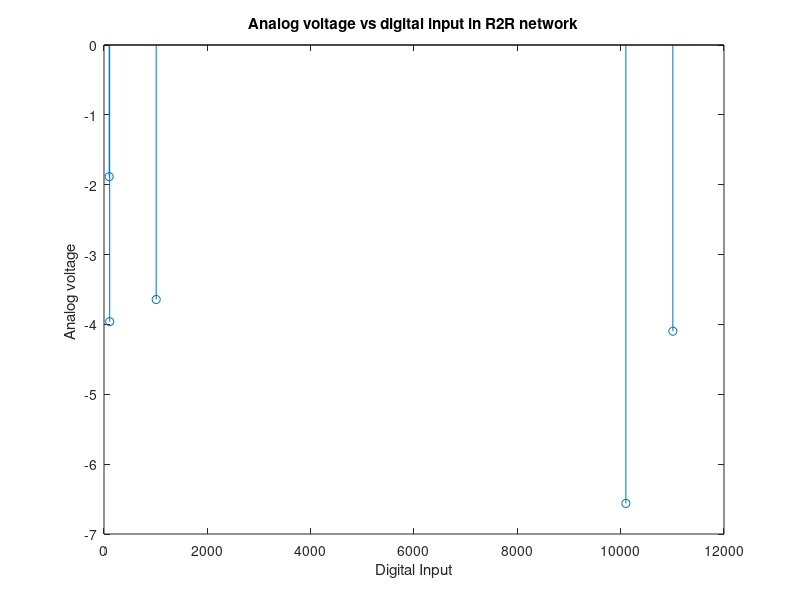

Recreate this plot in MATLAB.
dig = [00100, 00110, 01010, 10101, 11010];
vol = [-1.885, -3.96, -3.643, -6.562, -4.097];
stem(dig,vol)
% plot(bits,ctime,'-r');
% hold on;
xlabel('Digital Input','LineWidth',2);
ylabel('Analog voltage ','LineWidth',2);
title('Analog voltage vs digital input in R2R network','LineWidth',5);
